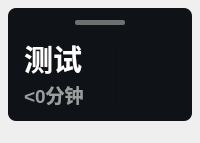
<?xml version="1.0" encoding="UTF-8"?>
<ui version="4.0">
 <class>Form</class>
 <widget class="QWidget" name="Form">
  <property name="geometry">
   <rect>
    <x>0</x>
    <y>0</y>
    <width>200</width>
    <height>143</height>
   </rect>
  </property>
  <property name="minimumSize">
   <size>
    <width>200</width>
    <height>0</height>
   </size>
  </property>
  <property name="windowTitle">
   <string>Form</string>
  </property>
  <layout class="QVBoxLayout" name="verticalLayout">
   <property name="leftMargin">
    <number>8</number>
   </property>
   <property name="topMargin">
    <number>8</number>
   </property>
   <property name="rightMargin">
    <number>8</number>
   </property>
   <property name="bottomMargin">
    <number>22</number>
   </property>
   <item>
    <widget class="QFrame" name="backgnd">
     <property name="styleSheet">
      <string notr="true">background-color: rgba(15, 18, 22, 255);
border-radius: 8px</string>
     </property>
     <property name="frameShape">
      <enum>QFrame::StyledPanel</enum>
     </property>
     <property name="frameShadow">
      <enum>QFrame::Raised</enum>
     </property>
     <layout class="QVBoxLayout" name="verticalLayout_3">
      <property name="spacing">
       <number>4</number>
      </property>
      <property name="leftMargin">
       <number>16</number>
      </property>
      <property name="topMargin">
       <number>4</number>
      </property>
      <property name="rightMargin">
       <number>16</number>
      </property>
      <property name="bottomMargin">
       <number>10</number>
      </property>
      <item>
       <layout class="QVBoxLayout" name="verticalLayout_2">
        <item>
         <layout class="QHBoxLayout" name="horizontalLayout_2">
          <item>
           <spacer name="horizontalSpacer_2">
            <property name="orientation">
             <enum>Qt::Horizontal</enum>
            </property>
            <property name="sizeType">
             <enum>QSizePolicy::Maximum</enum>
            </property>
            <property name="sizeHint" stdset="0">
             <size>
              <width>40</width>
              <height>20</height>
             </size>
            </property>
           </spacer>
          </item>
          <item>
           <widget class="QLabel" name="label">
            <property name="sizePolicy">
             <sizepolicy hsizetype="Preferred" vsizetype="Fixed">
              <horstretch>0</horstretch>
              <verstretch>0</verstretch>
             </sizepolicy>
            </property>
            <property name="maximumSize">
             <size>
              <width>50</width>
              <height>5</height>
             </size>
            </property>
            <property name="styleSheet">
             <string notr="true">background-color: rgba(255, 255, 255, 100);
border-radius: 2px</string>
            </property>
           </widget>
          </item>
          <item>
           <spacer name="horizontalSpacer">
            <property name="orientation">
             <enum>Qt::Horizontal</enum>
            </property>
            <property name="sizeType">
             <enum>QSizePolicy::Maximum</enum>
            </property>
            <property name="sizeHint" stdset="0">
             <size>
              <width>40</width>
              <height>20</height>
             </size>
            </property>
           </spacer>
          </item>
         </layout>
        </item>
        <item>
         <layout class="QHBoxLayout" name="horizontalLayout">
          <property name="spacing">
           <number>12</number>
          </property>
          <item>
           <layout class="QVBoxLayout" name="verticalLayout_4">
            <property name="spacing">
             <number>0</number>
            </property>
            <item>
             <widget class="QLabel" name="subject">
              <property name="sizePolicy">
               <sizepolicy hsizetype="Preferred" vsizetype="Maximum">
                <horstretch>0</horstretch>
                <verstretch>0</verstretch>
               </sizepolicy>
              </property>
              <property name="font">
               <font>
                <family>Microsoft YaHei UI</family>
                <pointsize>22</pointsize>
                <weight>75</weight>
                <bold>true</bold>
               </font>
              </property>
              <property name="styleSheet">
               <string notr="true">border: none;
color: rgba(255, 255, 255, 255);
font-weight: bold</string>
              </property>
              <property name="text">
               <string>测试</string>
              </property>
             </widget>
            </item>
            <item>
             <widget class="QLabel" name="activity_countdown">
              <property name="sizePolicy">
               <sizepolicy hsizetype="Preferred" vsizetype="Maximum">
                <horstretch>0</horstretch>
                <verstretch>0</verstretch>
               </sizepolicy>
              </property>
              <property name="font">
               <font>
                <family>Microsoft YaHei UI</family>
                <pointsize>14</pointsize>
                <weight>75</weight>
                <bold>true</bold>
               </font>
              </property>
              <property name="styleSheet">
               <string notr="true">color: rgba(255, 255, 255, 150);
font-weight: bold;</string>
              </property>
              <property name="text">
               <string>&lt;0分钟</string>
              </property>
             </widget>
            </item>
           </layout>
          </item>
          <item>
           <widget class="ProgressRing" name="progressBar">
            <property name="sizePolicy">
             <sizepolicy hsizetype="Expanding" vsizetype="Expanding">
              <horstretch>0</horstretch>
              <verstretch>0</verstretch>
             </sizepolicy>
            </property>
            <property name="minimumSize">
             <size>
              <width>60</width>
              <height>60</height>
             </size>
            </property>
            <property name="maximumSize">
             <size>
              <width>60</width>
              <height>60</height>
             </size>
            </property>
            <property name="font">
             <font>
              <family>Microsoft YaHei</family>
              <pointsize>12</pointsize>
              <weight>75</weight>
              <bold>true</bold>
             </font>
            </property>
            <property name="styleSheet">
             <string notr="true">font-weight: bold;</string>
            </property>
            <property name="textVisible">
             <bool>true</bool>
            </property>
            <property name="format">
             <string>%p</string>
            </property>
            <property name="val">
             <double>0.000000000000000</double>
            </property>
            <property name="strokeWidth">
             <number>7</number>
            </property>
           </widget>
          </item>
         </layout>
        </item>
       </layout>
      </item>
     </layout>
    </widget>
   </item>
  </layout>
 </widget>
 <customwidgets>
  <customwidget>
   <class>ProgressBar</class>
   <extends>QProgressBar</extends>
   <header>qfluentwidgets</header>
  </customwidget>
  <customwidget>
   <class>ProgressRing</class>
   <extends>ProgressBar</extends>
   <header>qfluentwidgets</header>
  </customwidget>
 </customwidgets>
 <resources/>
 <connections/>
</ui>
